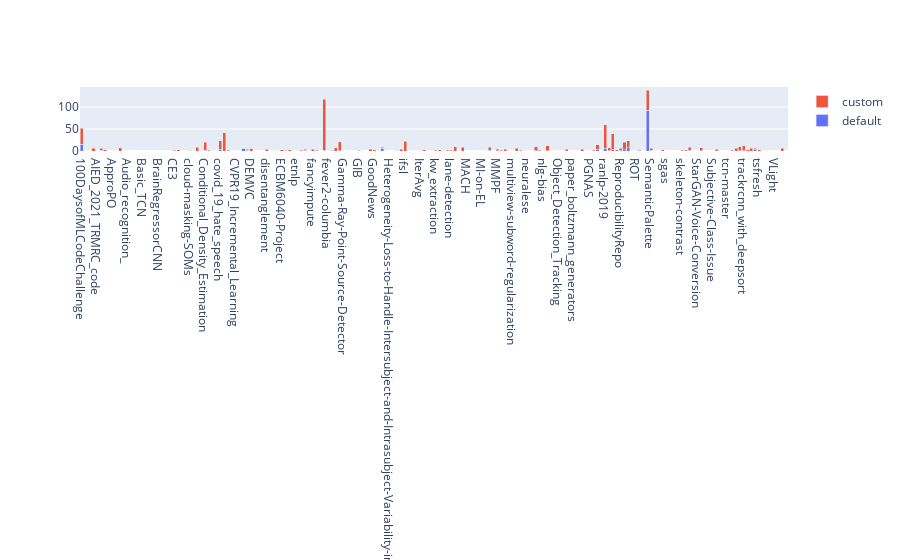

Here is the notebook cell this chart was saved with:
### Code cell
fig = go.Figure(data=[
    go.Bar(name='default', x=project_names, y=project_total_default),
    go.Bar(name='custom', x=project_names, y=project_total_custom)
])
# Change the bar mode
fig.update_layout(barmode='stack')
fig.show()

### Figure 1 — Plotly figure (JSON) as saved in the notebook; plotly's stock layout.template omitted (floating-point values rounded to 4 significant figures; data arrays with more than 128 entries replaced by an {"elided": "..."} marker saying what was removed)
{"data": [{"name": "default", "type": "bar", "x": {"elided": "184 str values"}, "y": {"elided": "184 int values"}}, {"name": "custom", "type": "bar", "x": {"elided": "184 str values"}, "y": {"elided": "184 int values"}}], "layout": {"barmode": "stack"}}
